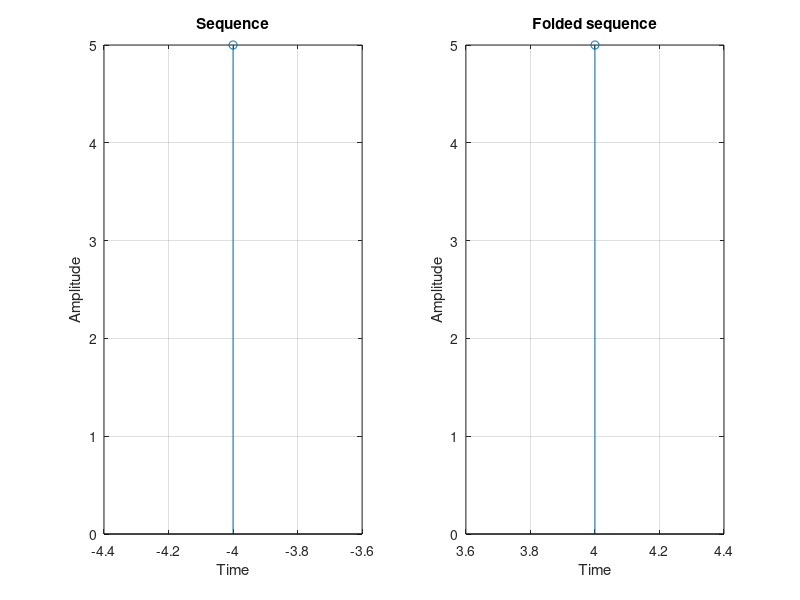

This chart was generated by the following MATLAB code:
clc;
clear;
close all;

%%
x=input('enter the sequence:');
p=input('enter the pointer position:');

%%
l=length(x);
left=1-p;
right=l-p;
t=left:right;
subplot(1,2,1);
stem(t,x);
xlabel('Time');
ylabel('Amplitude');
title('Sequence');
grid on;

%%
y=flip(x);
t=-right:-left;
subplot(1,2,2);
stem(t,y);
xlabel('Time');
ylabel('Amplitude');
title('Folded sequence');
grid on;
